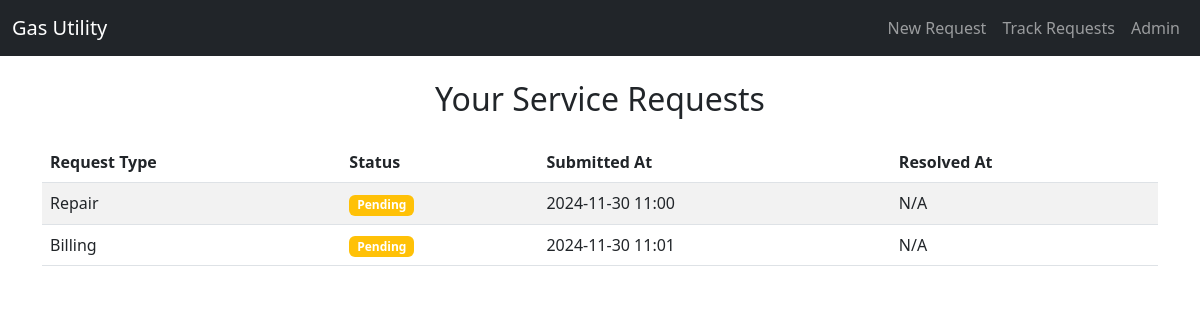
The page /customer/track/ (signed in) on the database its author committed.
### customers/models.py (models this page shows, shortened)
class ServiceRequest(models.Model):
    TYPE_CHOICES = [
        ('installation', 'Installation'),
        ('repair', 'Repair'),
        ('billing', 'Billing'),
    ]
    STATUS_CHOICES = [
        ('pending', 'Pending'),
        ('in_progress', 'In Progress'),
        ('resolved', 'Resolved'),
    ]
    customer = models.ForeignKey(Customer, on_delete=models.CASCADE)
    request_type = models.CharField(max_length=50, choices=TYPE_CHOICES)
    details = models.TextField()
    attachment = models.FileField(upload_to='attachments/', blank=True, null=True)
    status = models.CharField(max_length=20, choices=STATUS_CHOICES, default='pending')
    submitted_at = models.DateTimeField(auto_now_add=True)
    resolved_at = models.DateTimeField(blank=True, null=True)

### customers/views.py (the view)
# urls.py: path('track/', views.track_request, name='track_request'),
@login_required
def track_request(request):
    try:
        customer = request.user.customer
    except Customer.DoesNotExist:
        return HttpResponseForbidden("You are not registered as a customer.")
    requests = ServiceRequest.objects.filter(customer=customer)
    return render(request, 'request_status.html', {'requests': requests})

### customers/templates/request_status.html (shortened to what this page needs)
{% extends 'base.html' %}
{% block content %}
<h2 class="text-center">Your Service Requests</h2>
<table class="table table-striped mt-4">
    <thead>
        <tr>
            <th>Request Type</th>
            <th>Status</th>
            <th>Submitted At</th>
            <th>Resolved At</th>
        </tr>
    </thead>
    <tbody>
        {% for request in requests %}
        <tr>
            <td>{{ request.get_request_type_display }}</td>
            <td>
                <span class="badge {% if request.status == 'pending' %}bg-warning{% elif request.status == 'in_progress' %}bg-info{% else %}bg-success{% endif %}">
                    {{ request.get_status_display }}
                </span>
            </td>
            <td>{{ request.submitted_at|date:"Y-m-d H:i" }}</td>
            <td>
                {% if request.resolved_at %}
                    {{ request.resolved_at|date:"Y-m-d H:i" }}
                {% else %}
                    N/A
                {% endif %}
            </td>
        </tr>
        {% empty %}
        <tr>
            <td colspan="4" class="text-center">No service requests found.</td>
        </tr>
        {% endfor %}
    </tbody>
</table>
{% endblock %}

### rows shown on the page
ServiceRequest: request_type "Repair", status "Pending", submitted_at "2024-11-30 11:00", shows "N/A"
ServiceRequest: request_type "Billing", status "Pending", submitted_at "2024-11-30 11:01", shows "N/A"
